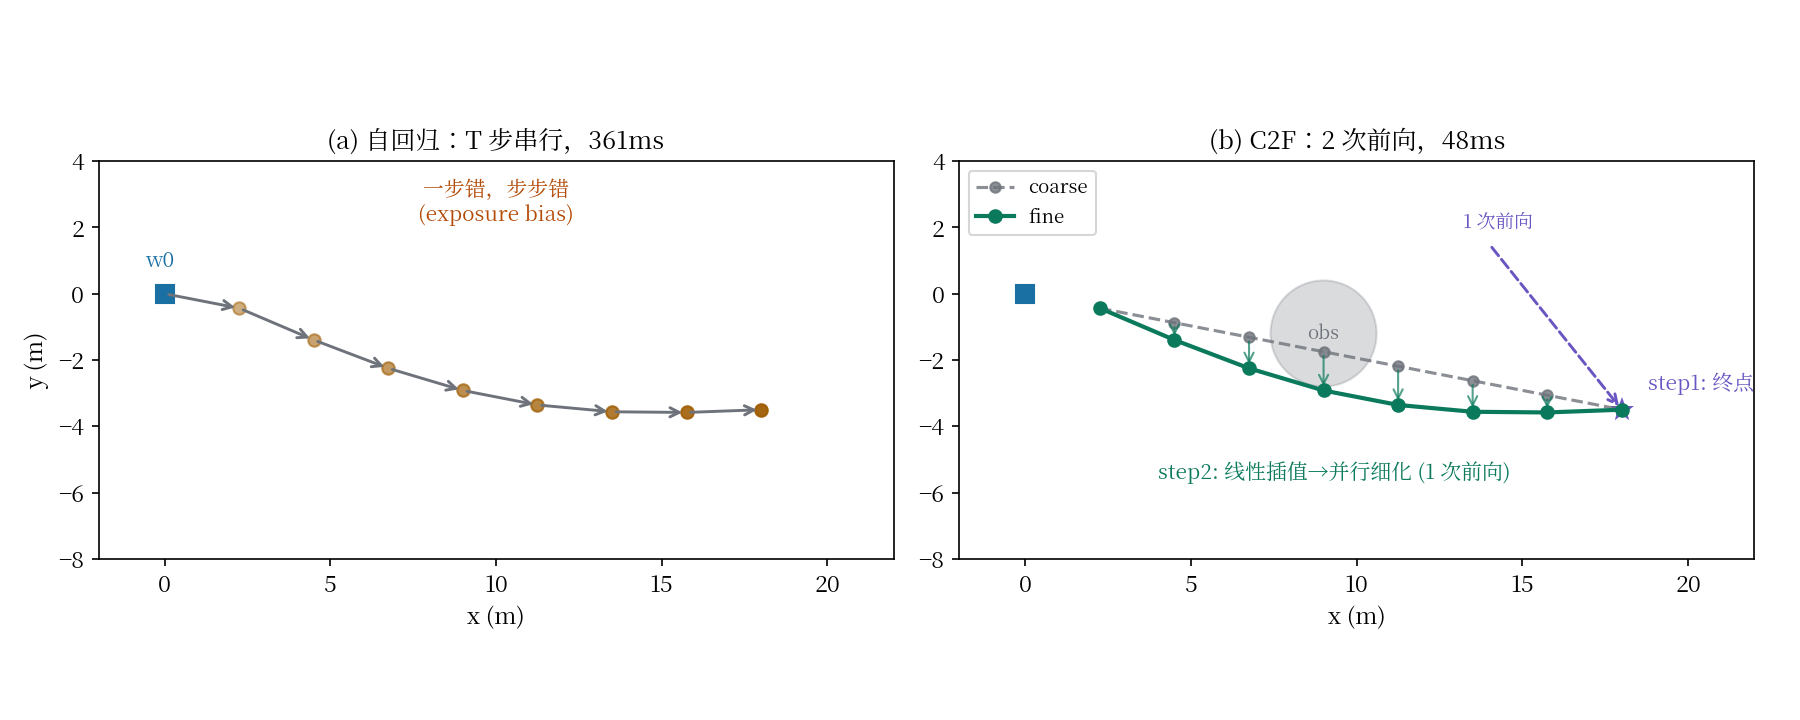

This chart was generated by the following Python code:
"""C2F 两步解码：(1) 预测终点；(2) 线性插值成粗轨迹，并行细化。
对比自回归的 T 步串行。
"""
import matplotlib
matplotlib.use("Agg")
import matplotlib.pyplot as plt
import numpy as np
from matplotlib.font_manager import fontManager

fontManager.addfont("/usr/share/fonts/opentype/noto/NotoSerifCJK-Regular.ttc")
plt.rcParams["mathtext.fontset"] = "cm"
plt.rcParams["font.size"] = 11
plt.rcParams["font.family"] = "sans-serif"
plt.rcParams["font.sans-serif"] = ["Noto Serif CJK JP", "DejaVu Sans"]

IN = "#1a6fa3"
OUT = "#9e5c00"
OP = "#0b7a5c"
ALT = "#6a55c2"
WIRE = "#6e737b"

T = 8
w0 = np.array([0.0, 0.0])
wT = np.array([18.0, -3.5])
# 粗轨迹：线性插值
coarse = np.array([w0 + (i + 1) / T * (wT - w0) for i in range(T)])
# 精轨迹：加一点曲率（示意细化）
fine = coarse.copy()
fine[:, 1] += 1.2 * np.sin(np.linspace(0, np.pi, T)) * -1

fig, axes = plt.subplots(1, 2, figsize=(12, 4.8), facecolor="white")

# ---------- 左：自回归 ----------
ax = axes[0]
ax.set_xlim(-2, 22)
ax.set_ylim(-8, 4)
ax.set_aspect("equal")
ax.set_title("(a) 自回归：T 步串行，361ms", fontsize=12)
pts = np.array([w0 + (i + 1) / T * (wT - w0) for i in range(T)])
pts[:, 1] += 1.2 * np.sin(np.linspace(0, np.pi, T)) * -1
prev = w0
ax.plot(w0[0], w0[1], "s", color=IN, ms=9)
ax.text(w0[0] - 0.6, w0[1] + 0.8, "w0", color=IN, fontsize=10)
for i, p in enumerate(pts):
    ax.annotate("", xy=p, xytext=prev,
                arrowprops=dict(arrowstyle="->", color=WIRE, lw=1.4))
    ax.plot(p[0], p[1], "o", color=OUT, ms=6, alpha=0.5 + 0.5 * i / T)
    prev = p
ax.text(10, 2.2, "一步错，步步错\n(exposure bias)", ha="center", color="#b34a06",
        fontsize=10, style="italic")
ax.set_xlabel("x (m)")
ax.set_ylabel("y (m)")

# ---------- 右：C2F ----------
ax = axes[1]
ax.set_xlim(-2, 22)
ax.set_ylim(-8, 4)
ax.set_aspect("equal")
ax.set_title("(b) C2F：2 次前向，48ms", fontsize=12)
# 障碍物
ax.add_patch(plt.Circle((9, -1.2), 1.6, fc=WIRE, alpha=0.25, ec=WIRE))
ax.text(9, -1.2, "obs", ha="center", va="center", color=WIRE, fontsize=9)
# step1: 终点
ax.plot(w0[0], w0[1], "s", color=IN, ms=9)
ax.plot(wT[0], wT[1], "*", color=ALT, ms=15, mec="white")
ax.text(wT[0] + 0.8, wT[1] + 0.6, "step1: 终点", color=ALT, fontsize=10)
ax.annotate("", xy=wT, xytext=(14, 1.5),
            arrowprops=dict(arrowstyle="->", color=ALT, lw=1.4, ls="--"))
ax.text(13.2, 2.0, "1 次前向", color=ALT, fontsize=9)
# step2: 粗轨迹
ax.plot(coarse[:, 0], coarse[:, 1], "o--", color=WIRE, ms=5, alpha=0.8,
        label="coarse")
# 精轨迹
ax.plot(fine[:, 0], fine[:, 1], "o-", color=OP, ms=6, lw=2, label="fine")
for c, f in zip(coarse, fine):
    ax.annotate("", xy=f, xytext=c,
                arrowprops=dict(arrowstyle="->", color=OP, lw=1.0, alpha=0.7))
ax.text(4, -5.6, "step2: 线性插值→并行细化 (1 次前向)", color=OP, fontsize=10)
ax.legend(loc="upper left", fontsize=9)
ax.set_xlabel("x (m)")

fig.tight_layout()
fig.savefig("/home/hatch/workspace/your_files/paper-xray-100/papers/088-Agent-linkvla/fig-c2f.png",
            dpi=150)
print("saved fig-c2f.png")
